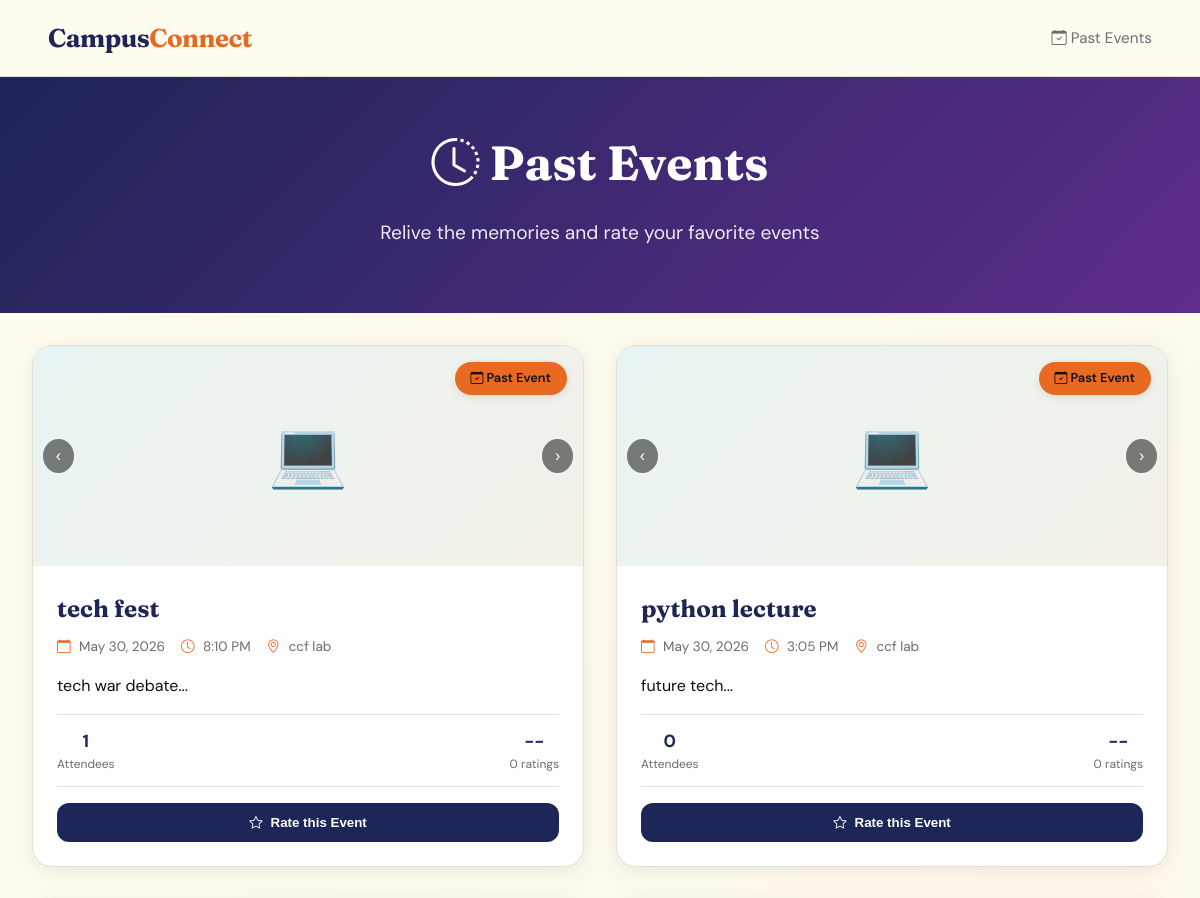
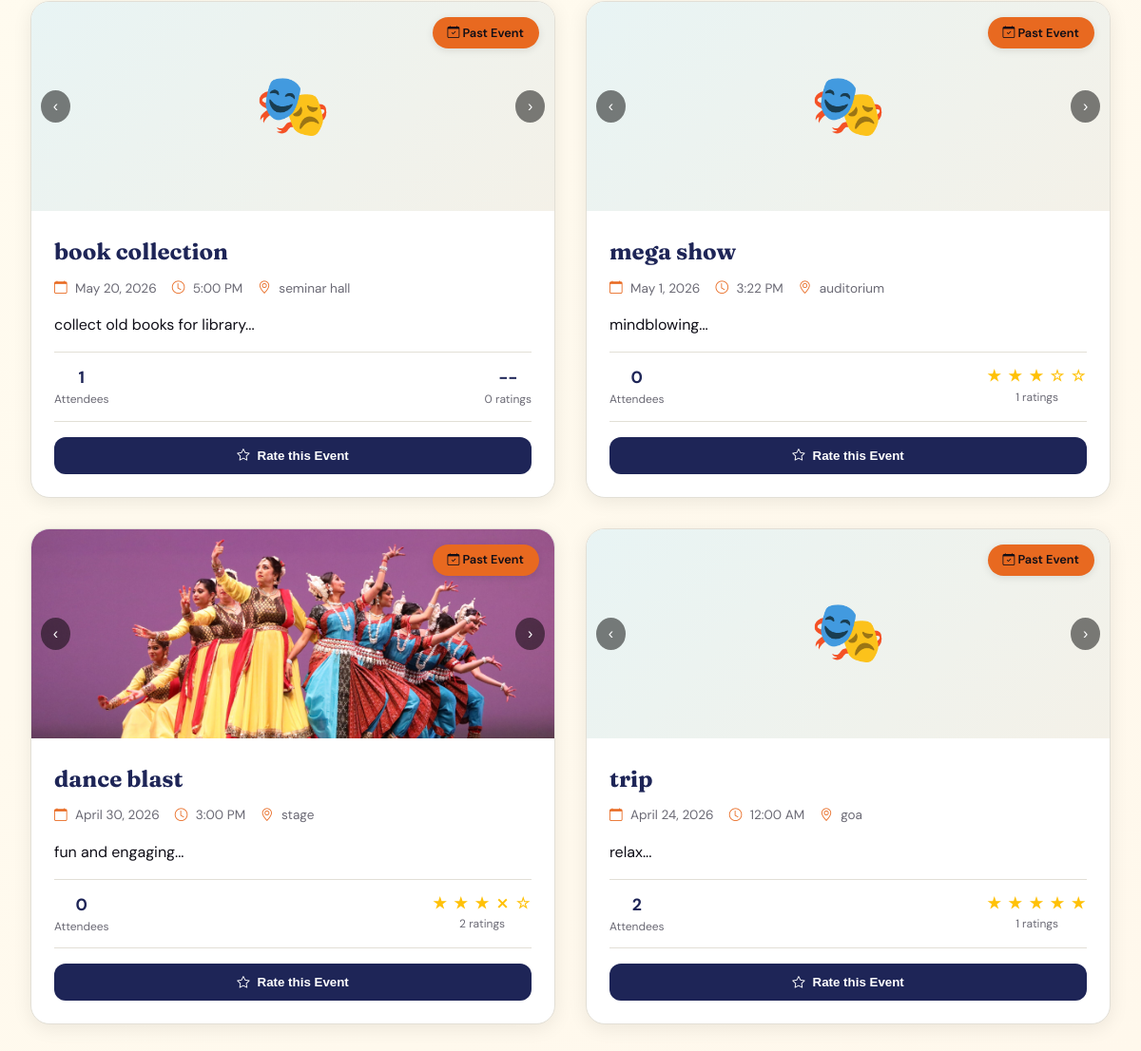
The app's page /previous_events.php (signed in) with its own data (2 pictures, top to bottom).
### tables this page shows
CREATE TABLE `events` (
  `id` int(11) NOT NULL,
  `title` varchar(200) DEFAULT NULL,
  `description` text DEFAULT NULL,
  `category` enum('tech','cultural','sports','workshop','seminar') DEFAULT NULL,
  `event_date` date DEFAULT NULL,
  `venue` varchar(150) DEFAULT NULL,
  `capacity` int(11) DEFAULT 100,
  `organizer_id` int(11) DEFAULT NULL,
  `status` enum('pending','approved','rejected') DEFAULT 'pending',
  `created_at` timestamp NOT NULL DEFAULT current_timestamp(),
  `event_time` time DEFAULT NULL,
  `date` date DEFAULT NULL,
  `is_past` tinyint(1) DEFAULT 0,
  `images` text DEFAULT NULL
);

### previous_events.php (the view, shortened to what this page needs)
<?php
require_once 'functions.php';
$past_events = $conn->query("
    SELECT e.*,
           COUNT(DISTINCT r.id) as registrations,
           COALESCE(AVG(rv.rating), 0) as avg_rating,
           COUNT(DISTINCT rv.id) as rating_count
    FROM events e
    LEFT JOIN registrations r ON e.id = r.event_id
    LEFT JOIN reviews rv ON e.id = rv.event_id
    WHERE e.event_date < CURDATE() AND e.status = 'approved'
    GROUP BY e.id
    ORDER BY e.event_date DESC
")->fetch_all(MYSQLI_ASSOC);
?>
<!DOCTYPE html>
<html lang="en">
<head>
    <link href="https://cdn.jsdelivr.net/npm/bootstrap-icons/font/bootstrap-icons.css" rel="stylesheet">
</head>
<body>
<div class="top-nav">
    <a href="index.php" class="logo">Campus<span>Connect</span></a>
    <div style="font-size: 0.95rem; color: var(--muted);">
        <i class="bi bi-calendar-check"></i> Past Events
    </div>
</div>
<div class="hero-section">
    <h1><i class="bi bi-clock-history"></i> Past Events</h1>
    <p>Relive the memories and rate your favorite events</p>
</div>
<div class="container">
    <?php if (empty($past_events)): ?>
        <div class="no-events">
            <i class="bi bi-calendar-x" style="font-size: 3rem; color: var(--muted);"></i>
            <h3>No Past Events Yet</h3>
            <p>Check back later to see what you missed!</p>
        </div>
    <?php else: ?>
        <div class="events-grid">
            <?php foreach ($past_events as $event):
                $avg_rating = round($event['avg_rating'], 1);
                $full_stars = floor($avg_rating);
                $half_star = ($avg_rating - $full_stars) >= 0.5;
                $event_images = [];
                if (!empty($event['images'])) {
                    $event_images = json_decode($event['images'], true);
                }
                if (empty($event_images)) {
                    $category = strtolower($event['category'] ?? 'default');
                    $default_icons = [
                        'workshop' => ['🎓', '📚', '💡'],
                        'seminar' => ['📚', '🎤', '📊'],
                        'cultural' => ['🎭', '🎨', '🎵'],
                        'sports' => ['⚽', '🏀', '🏆'],
                        'tech' => ['💻', '🤖', '📱'],
                        'default' => ['📅', '🎉', '✨']
                    ];
                    $event_images = $default_icons[$category] ?? $default_icons['default'];
                }
            ?>
                <div class="event-card" data-event-id="<?php echo $event['id']; ?>">
                    <div class="event-image" id="slideshow-<?php echo $event['id']; ?>">
                        <div class="image-slideshow">
                            <?php foreach ($event_images as $idx => $img): ?>
                                <div class="slide <?php echo $idx === 0 ? 'active' : ''; ?>">
                                    <?php if (strpos($img, 'uploads/') === 0 && file_exists($img)): ?>
                                        <img src="<?php echo htmlspecialchars($img); ?>" alt="Event image">
                                    <?php else: ?>
                                        <div class="image-placeholder" style="font-size: 4rem;"><?php echo htmlspecialchars($img); ?></div>
                                    <?php endif; ?>
                                </div>
                            <?php endforeach; ?>
                        </div>
                        <?php if (count($event_images) > 1): ?>
                            <button class="nav-btn prev" onclick="changeSlide(<?php echo $event['id']; ?>, -1, event)">‹</button>
                            <button class="nav-btn next" onclick="changeSlide(<?php echo $event['id']; ?>, 1, event)">›</button>
                        <?php endif; ?>
                        <div class="event-badge">
                            <i class="bi bi-calendar-check"></i> Past Event
                        </div>
                    </div>
                    <div class="event-content">
                        <h3 class="event-title"><?php echo htmlspecialchars($event['title']); ?></h3>
                        <div class="event-meta">
                            <span><i class="bi bi-calendar"></i> <?php echo date('F j, Y', strtotime($event['event_date'])); ?></span>
                            <span><i class="bi bi-clock"></i> <?php echo date('g:i A', strtotime($event['event_time'])); ?></span>
                            <span><i class="bi bi-geo-alt"></i> <?php echo htmlspecialchars($event['venue']); ?></span>
                        </div>
                        <div class="event-description">
                            <?php echo htmlspecialchars(substr($event['description'], 0, 120)) . '...'; ?>
                        </div>
                        <div class="event-stats">
                            <div class="stat">
                                <div class="stat-value"><?php echo $event['registrations']; ?></div>
                                <div class="stat-label">Attendees</div>
                            </div>
                            <div class="stat">
                                <div class="stat-value rating" id="rating-display-<?php echo $event['id']; ?>">
                                    <?php if ($event['rating_count'] > 0): ?>
                                        <div class="stars">
                                            <?php for($i = 1; $i <= 5; $i++): ?>
                                                <?php if($i <= $full_stars): ?>
                                                    ★
                                                <?php elseif($i == $full_stars + 1 && $half_star): ?>
                                                    ⨯
                                                <?php else: ?>
                                                    ☆
                                                <?php endif; ?>
                                            <?php endfor; ?>
                                        </div>
                                    <?php else: ?>
                                        --
                                    <?php endif; ?>
                                </div>
                                <div class="stat-label" id="rating-count-<?php echo $event['id']; ?>"><?php echo $event['rating_count']; ?> ratings</div>
                            </div>
                        </div>
                        <button class="btn-rating" onclick="openRatingModal(<?php echo $event['id']; ?>, '<?php echo addslashes($event['title']); ?>')">
                            <i class="bi bi-star"></i> Rate this Event
                        </button>
                    </div>
                </div>
            <?php endforeach; ?>
        </div>
    <?php endif; ?>
</div>
</body>
</html>

### previous_events.php (style rules this page uses)
* { margin: 0; padding: 0; box-sizing: border-box; }
:root { --ink: #0f0e17; --cream: #fffcf0; --amber: #e86920; --amber-light: #fdf3dc; --indigo: #1e2557; --indigo-mid: #5e2d8c; --muted: #6b6a75; --border: #e2dfd6; --sand: #f4f1e8; --teal: #2d6a6a; --teal-light: #e8f4f4; --shadow: 0 4px 20px rgba(0, 0, 0, 0.08); --shadow-hover: 0 8px 30px rgba(0, 0, 0, 0.12); }
body { font-family: 'DM Sans', sans-serif; background: linear-gradient(135deg, var(--cream) 0%, #fff8ec 100%); color: var(--ink); line-height: 1.6; }
.top-nav { display: flex; align-items: center; justify-content: space-between; padding: 1.1rem 3rem; border-bottom: 1px solid var(--border); background: rgba(255, 252, 240, 0.95); backdrop-filter: blur(10px); position: sticky; top: 0; z-index: 100; }
.top-nav .logo { font-family: 'Fraunces', serif; font-weight: 700; font-size: 1.6rem; color: var(--indigo); letter-spacing: -0.02em; text-decoration: none; transition: transform 0.2s; }
.top-nav .logo span { color: var(--amber); }
.hero-section { background: linear-gradient(135deg, var(--indigo) 0%, var(--indigo-mid) 100%); padding: 3rem 3rem 4rem; text-align: center; color: white; margin-bottom: 2rem; }
.hero-section h1 { font-family: 'Fraunces', serif; font-size: 3rem; font-weight: 700; margin-bottom: 1rem; }
.hero-section p { font-size: 1.2rem; opacity: 0.9; }
.container { max-width: 1400px; margin: 0 auto; padding: 0 2rem 3rem; }
.events-grid { display: grid; grid-template-columns: repeat(auto-fill, minmax(380px, 1fr)); gap: 2rem; }
.event-card { background: white; border-radius: 1.25rem; overflow: hidden; box-shadow: var(--shadow); transition: all 0.3s ease; border: 1px solid var(--border); position: relative; }
.event-image { position: relative; height: 220px; overflow: hidden; background: linear-gradient(135deg, var(--teal-light), var(--sand)); cursor: pointer; }
.event-image img { width: 100%; height: 100%; object-fit: cover; transition: transform 0.5s; }
.event-image .image-slideshow { width: 100%; height: 100%; position: relative; }
.event-image .slide { width: 100%; height: 100%; display: none; }
.event-image .slide.active { display: block; }
.event-image .slide img { width: 100%; height: 100%; object-fit: cover; }
.event-image .nav-btn { position: absolute; top: 50%; transform: translateY(-50%); background: rgba(0,0,0,0.5); color: white; border: none; padding: 0.5rem 0.8rem; cursor: pointer; border-radius: 50%; font-size: 1rem; z-index: 10; }
.event-image .prev { left: 10px; }
.event-image .next { right: 10px; }
.image-placeholder { width: 100%; height: 100%; display: flex; align-items: center; justify-content: center; font-size: 4rem; background: linear-gradient(135deg, var(--teal-light), var(--sand)); color: var(--teal); }
.event-badge { position: absolute; top: 1rem; right: 1rem; background: var(--amber); color: var(--ink); padding: 0.4rem 1rem; border-radius: 2rem; font-size: 0.8rem; font-weight: 600; box-shadow: 0 2px 8px rgba(0,0,0,0.1); z-index: 5; }
.event-content { padding: 1.5rem; }
.event-title { font-family: 'Fraunces', serif; font-size: 1.5rem; font-weight: 700; margin-bottom: 0.5rem; color: var(--indigo); }
.event-meta { display: flex; gap: 1rem; margin-bottom: 1rem; font-size: 0.85rem; color: var(--muted); flex-wrap: wrap; }
.event-meta i { margin-right: 0.3rem; color: var(--amber); }
.event-description { color: var(--ink); margin-bottom: 1rem; line-height: 1.5; }
.event-stats { display: flex; justify-content: space-between; padding: 0.75rem 0; border-top: 1px solid var(--border); border-bottom: 1px solid var(--border); margin-bottom: 1rem; }
.stat { text-align: center; }
.stat-value { font-weight: 700; font-size: 1.1rem; color: var(--indigo); }
.stat-label { font-size: 0.75rem; color: var(--muted); }
.rating { display: flex; align-items: center; gap: 0.5rem; justify-content: center; }
.stars { color: #ffc107; letter-spacing: 2px; font-size: 1rem; }
.btn-rating { width: 100%; padding: 0.75rem; background: var(--indigo); color: white; border: none; border-radius: 0.75rem; font-weight: 600; cursor: pointer; transition: all 0.2s; display: flex; align-items: center; justify-content: center; gap: 0.5rem; }

### records on screen
events: category "💻", title "tech fest", event_date "May 30, 2026", event_time "8:10 PM", venue "ccf lab", description "tech war debate", registrations "1", rating_count "0"
events: category "💻", title "python lecture", event_date "May 30, 2026", event_time "3:05 PM", venue "ccf lab", description "future tech", registrations "0", rating_count "0"
events: category "🎭", title "book collection", event_date "May 20, 2026", event_time "5:00 PM", venue "seminar hall", description "collect old books for library", registrations "1", rating_count "0"
events: category "🎭", title "mega show", event_date "May 1, 2026", event_time "3:22 PM", venue "auditorium", description "mindblowing", registrations "0", rating_count "1"
events: title "dance blast", event_date "April 30, 2026", event_time "3:00 PM", venue "stage", description "fun and engaging", registrations "0", rating_count "2"
events: category "🎭", title "trip", event_date "April 24, 2026", event_time "12:00 AM", venue "goa", description "relax", registrations "2", rating_count "1"
